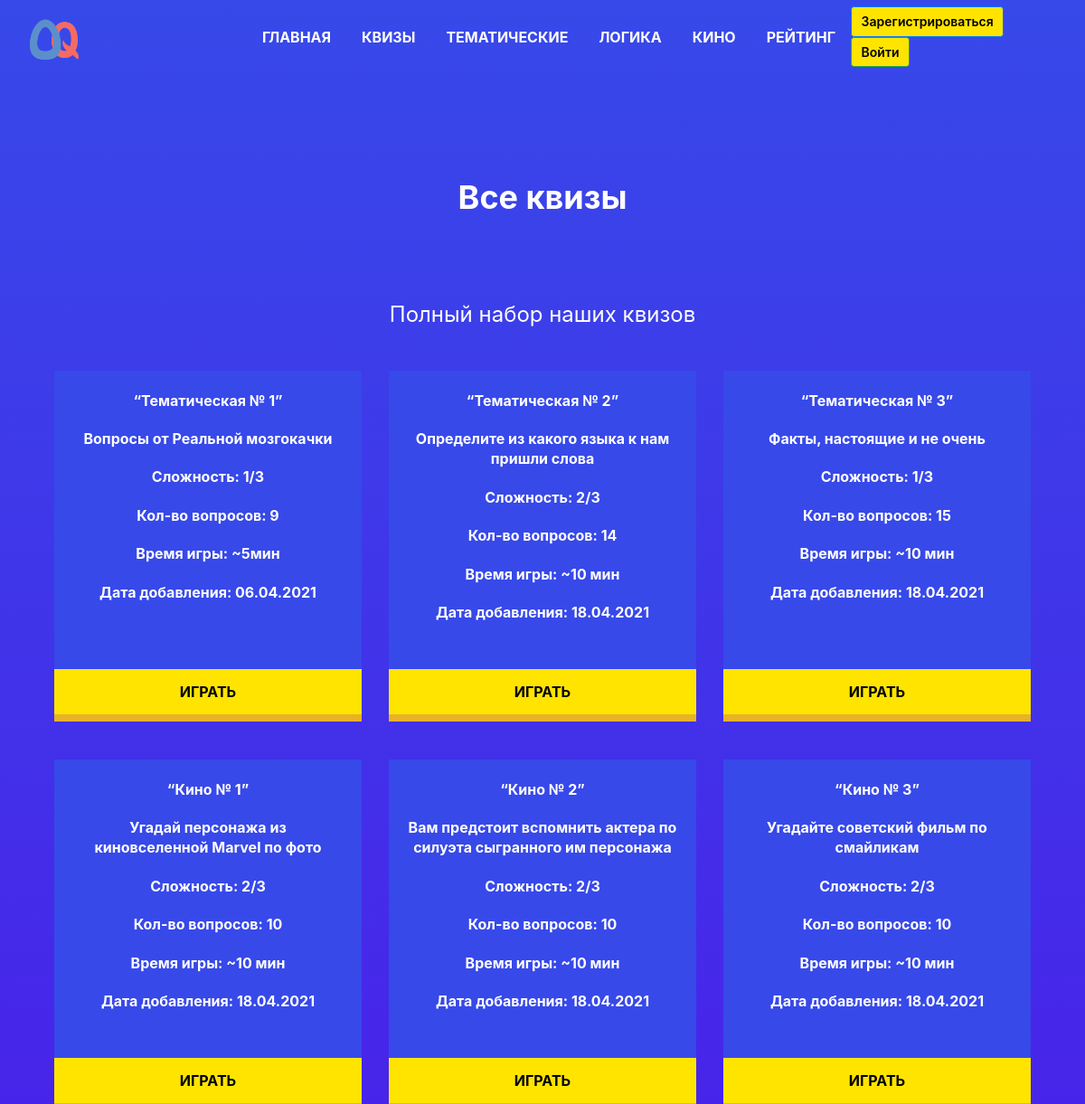
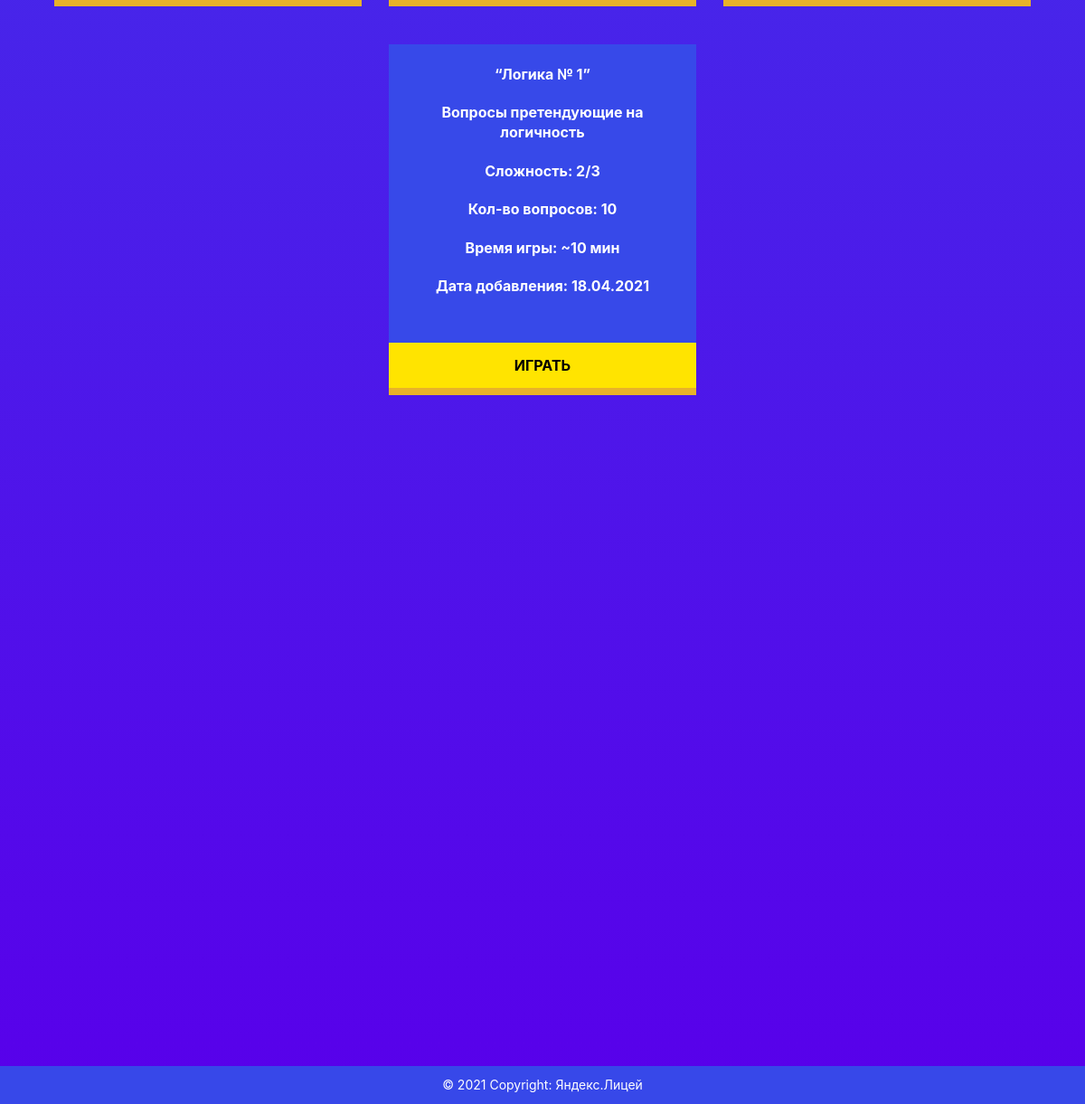
Screenshot of /quizzes with the database file from the repository (2 pictures, top to bottom).
### data/quizes.py (models this page shows)
class Quiz(SqlAlchemyBase, SerializerMixin):
    __tablename__ = 'quizes'
    id = sqlalchemy.Column(sqlalchemy.Integer,
                           primary_key=True, autoincrement=True)
    title = sqlalchemy.Column(sqlalchemy.String, nullable=True)
    questions = sqlalchemy.Column(sqlalchemy.String, nullable=True)
    description = sqlalchemy.Column(sqlalchemy.String, nullable=True)
    difficulty = sqlalchemy.Column(sqlalchemy.String, nullable=True)
    game_time = sqlalchemy.Column(sqlalchemy.String, nullable=True)
    created_date = sqlalchemy.Column(sqlalchemy.DateTime,
                                     default=datetime.datetime.now)

### views.py (the view)
@app.route('/quizzes')
def quizzes():
    quizzes_info = []
    db_sess = db_session.create_session()
    quizzes = db_sess.query(Quiz).all()
    for quiz in quizzes:
        quizzes_info.append((quiz.id, quiz.title, quiz.description, quiz.difficulty,
                             len(quiz.questions.split("~")), quiz.game_time,
                             quiz.created_date.strftime("%d.%m.%Y")))
    return render_template('quizzes.html', quizzes=quizzes_info, title="Все квизы",
                           description="Полный набор наших квизов")

### data/db_session.py (called while the page is built)
def create_session() -> Session:
    global __factory
    return __factory()

### templates/quizzes.html (shortened to what this page needs)
{% extends "base.html" %}
{% block content %}
	<div class="second_block__content quizzes__block">
		<div class="container">
			<div class="second_block__title quizzes__block__title">{{ title }}</div>
			<div class="quizzes__block__description">{{ description }}</div>
			<div class="second_block__quizes">
				<div class="row justify-content-center">
					{% for quiz in quizzes %}
					  	<div class="second_block__quiz__wrap quizzes__block__wrap">
					  	 	<div class="col-sm">
						    	<div class="second_block__quiz__content">
						    		<div class="alert">
		  								<ul class="second_block__quiz__info">
		  									<li class="second_block__quiz__info__item">
												{{ quiz[1] }}
		  									</li>
		  									<li class="second_block__quiz__info__item">
												{{ quiz[2] }}
		  									</li>
		  									<li class="second_block__quiz__info__item">
												Сложность: {{ quiz[3] }}
		  									</li>
		  									<li class="second_block__quiz__info__item">
												Кол-во вопросов: {{ quiz[4] }}
		  									</li>
		  									<li class="second_block__quiz__info__item">
												Время игры: {{ quiz[5] }}
		  									</li>
		  									<li class="second_block__quiz__info__item">
												Дата добавления: {{ quiz[6] }}
		  									</li>
		  								</ul>
									</div>
						    	</div>
					    	</div>
					    	<div class="second_block__quiz__btn">
		  						<a class="yellow__btn" href="/quiz/{{quiz[0]}}" role="button">Играть</a>
		  					</div>
					  	</div>
					{% endfor %}
				</div>
			</div>
		</div>
	</div>
{% endblock %}

### static/css/style.css (style rules this page uses)
* { padding: 0; margin: 0; border: 0; }
*,*:before,*:after { -moz-box-sizing: border-box; -webkit-box-sizing: border-box; box-sizing: border-box; }
html,body { height: 100%; width: 100%; font-size: 100%; line-height: 1; font-size: 14px; -ms-text-size-adjust: 100%; -moz-text-size-adjust: 100%; -webkit-text-size-adjust: 100%; }
a, a:visited { text-decoration: none; }
ul li { list-style: none; }
body { position: relative; height: 100%; width: 100%; }
.container { max-width: 1170px; }
.yellow__btn { font-style: normal; font-weight: 900; font-size: 16px; line-height: 20px; display: inline-block; align-items: center; text-transform: uppercase; color: #000000; background: #FFE400; box-shadow: 0px 8px 0px #e8b229; text-decoration: none; transition: all 0.5s ease; outline: none; border: none; position: relative; cursor: pointer; width: 150px; height: 50px; font-weight: bold; }
.second_block__content { text-align: center; margin-top: 100px; }
.second_block__title { color: #ffffff; font-size: 24px; font-weight: bold; margin-bottom: 50px; margin-top: 70px; }
.second_block__quiz__info__item { padding: 10px 0px; font-size: 16px; color: #fff; font-weight: bold; line-height: 12px; }
.second_block__quiz__info li { line-height: 1.4em; }
.second_block__quiz__btn a { width: 340px; height: 50px; padding: 15px 0px 15px 0px; }
.second_block__quiz__wrap { width: 370px; }
.second_block__quiz__content { background-color: #3749e9; height: 330px; }
.quizzes__block { margin-bottom: 50%; }
.quizzes__block__wrap { margin-bottom: 50px; }
.quizzes__block__title { font-size: 36px; margin-top: 200px; margin-bottom: 100px; }
.quizzes__block__description { color: #ffffff; font-size: 24px; margin-bottom: 50px; }

### rows the page displays
Quiz: title "“Тематическая № 1”", description "Вопросы от Реальной мозгокачки", difficulty "1/3", quiz "9", game_time "~5мин", created_date "06.04.2021"
Quiz: title "“Тематическая № 2”", description "Определите из какого языка к нам пришли слова", difficulty "2/3", quiz "14", game_time "~10 мин", created_date "18.04.2021"
Quiz: title "“Тематическая № 3”", description "Факты, настоящие и не очень", difficulty "1/3", quiz "15", game_time "~10 мин", created_date "18.04.2021"
Quiz: title "“Кино № 1”", description "Угадай персонажа из киновселенной Marvel по фото", difficulty "2/3", quiz "10", game_time "~10 мин", created_date "18.04.2021"
Quiz: title "“Кино № 2”", description "Вам предстоит вспомнить актера по силуэта сыгранного им персонажа", difficulty "2/3", quiz "10", game_time "~10 мин", created_date "18.04.2021"
Quiz: title "“Кино № 3”", description "Угадайте советский фильм по смайликам", difficulty "2/3", quiz "10", game_time "~10 мин", created_date "18.04.2021"
Quiz: title "“Логика № 1”", description "Вопросы претендующие на логичность", difficulty "2/3", quiz "10", game_time "~10 мин", created_date "18.04.2021"

### other values shown
{{ title }} "Все квизы"
{{ description }} "Полный набор наших квизов"
